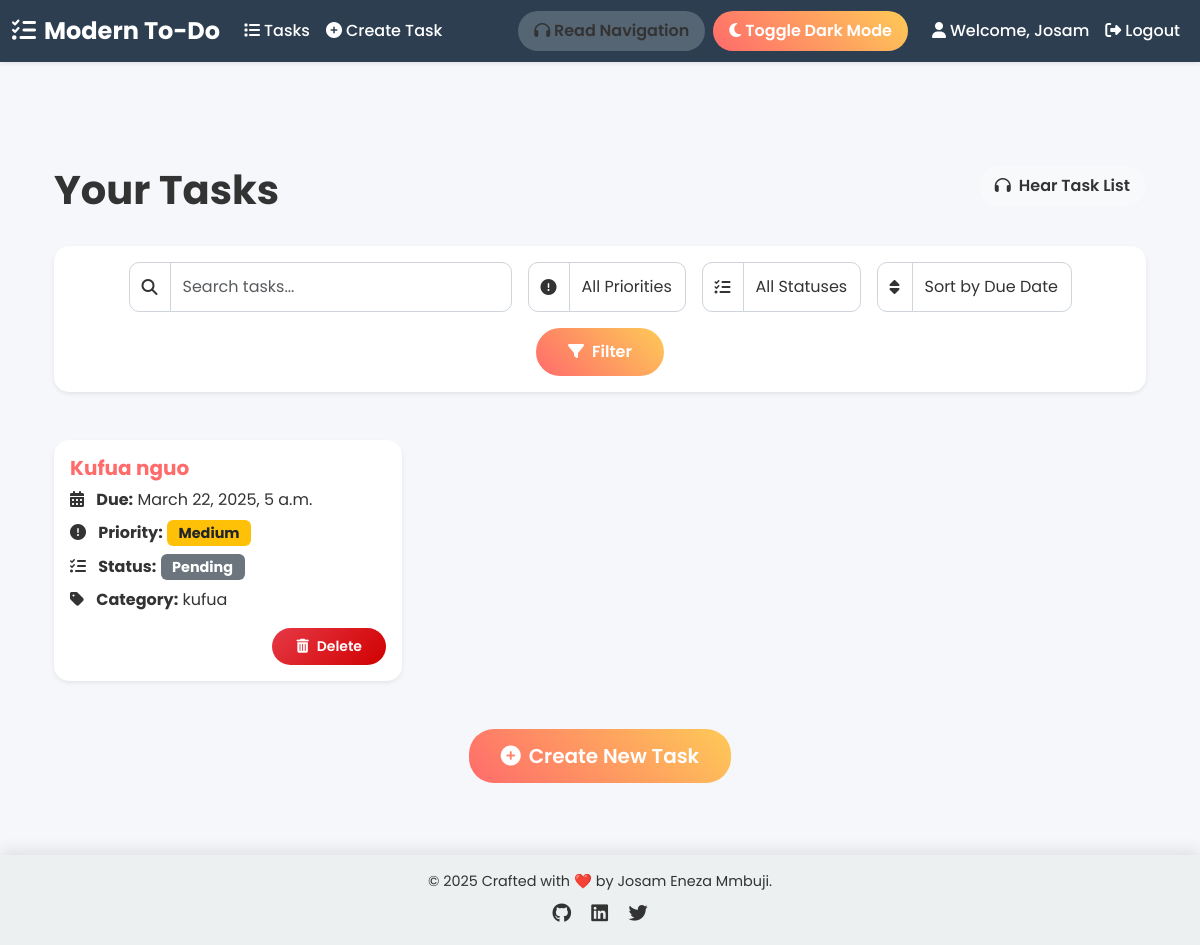
The page /tasks/ (signed in) on the database as committed earlier.
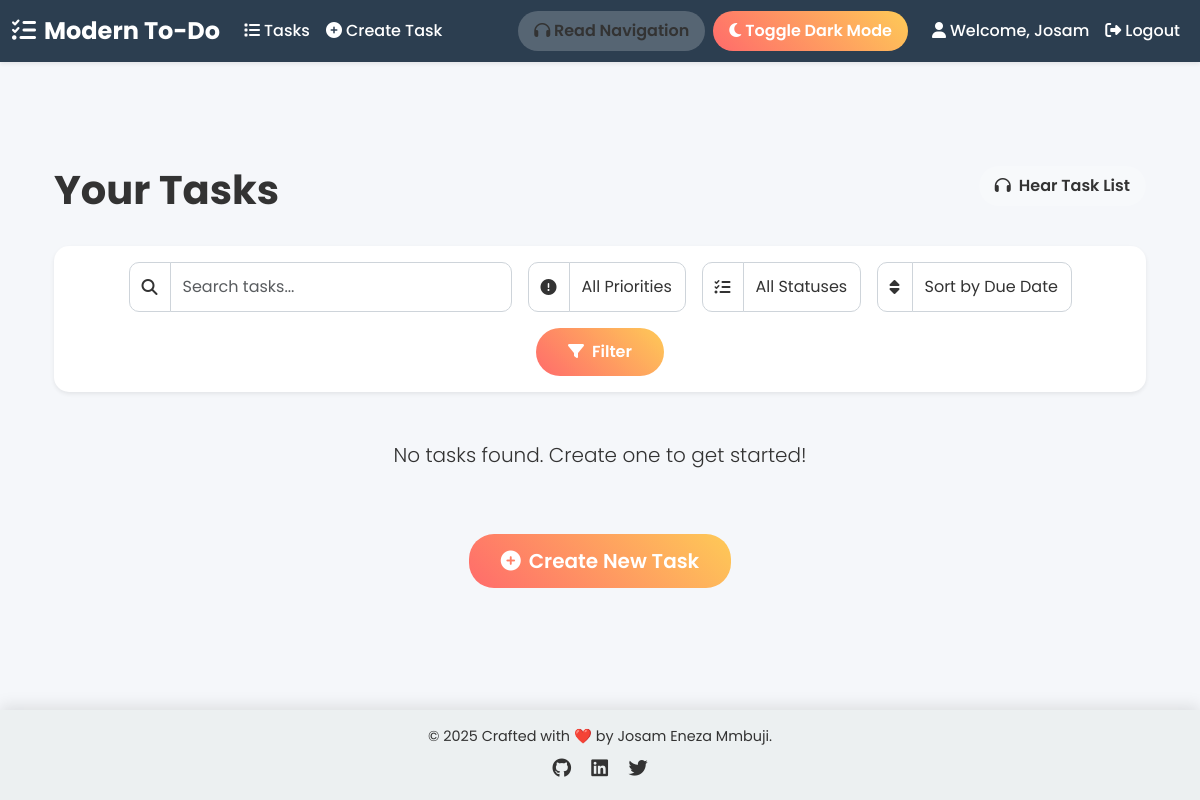
The same page on the database as committed later.
### tasks/models.py (models this page shows, shortened)
class Task(models.Model):
    category = models.CharField(max_length=50, blank=True, null=True)
    PRIORITY_CHOICES = [
        ('low', 'Low'),
        ('medium', 'Medium'),
        ('high', 'High'),
    ]
    STATUS_CHOICES = [
        ('pending', 'Pending'),
        ('in_progress', 'In Progress'),
        ('completed', 'Completed'),
    ]
    title = models.CharField(max_length=200)
    description = models.TextField(blank=True, null=True)
    due_date = models.DateTimeField(blank=True, null=True)
    priority = models.CharField(max_length=10, choices=PRIORITY_CHOICES, default='medium')
    status = models.CharField(max_length=20, choices=STATUS_CHOICES, default='pending')
    user = models.ForeignKey(User, on_delete=models.CASCADE)
    created_at = models.DateTimeField(auto_now_add=True)
    updated_at = models.DateTimeField(auto_now=True)

### tasks/views.py (the view)
# urls.py: path('', views.task_list, name='task_list'),
@login_required
def task_list(request):
    search_query = request.GET.get('search', '')
    priority_filter = request.GET.get('priority', '')
    status_filter = request.GET.get('status', '')
    sort_by = request.GET.get('sort_by', '')
    tasks = Task.objects.filter(user=request.user)
    if search_query:
        tasks = tasks.filter(title__icontains=search_query)
    if priority_filter:
        tasks = tasks.filter(priority=priority_filter)
    if status_filter:
        tasks = tasks.filter(status=status_filter)
    if sort_by:
        tasks = tasks.order_by(sort_by)
    else:
        tasks = tasks.order_by('due_date')
    paginator = Paginator(tasks, 9)
    page_number = request.GET.get('page')
    page_obj = paginator.get_page(page_number)
    return render(request, 'task_list.html', {'tasks': page_obj})

### tasks/templates/tasks/task_list.html (shortened to what the changed rows need)
{% extends 'base.html' %}
{% block content %}
<div class="container py-5">
    <div class="row mb-4">
        <div class="col-md-8">
            <h1 class="fw-bold text-center text-md-start" style="color: var(--text-color); font-size: 2.5rem; animation: fadeInUp 0.5s ease-in-out;">
                Your Tasks
            </h1>
        </div>
    </div>
    <div class="row g-4">
        {% for task in tasks %}
            <div class="col-lg-4 col-md-6">
                <div class="card h-100 shadow-sm" style="background: var(--card-bg); color: var(--card-text); border: none; border-radius: 15px; transition: var(--transition); animation: fadeInUp 0.5s ease-in-out;">
                    <div class="card-body d-flex flex-column">
                        <h5 class="card-title fw-bold" style="color: var(--accent-color);">
                            <a href="{% url 'task_update' task.pk %}" style="color: inherit; text-decoration: none;">{{ task.title }}</a>
                        </h5>
                        <p class="card-text mb-2" style="color: var(--card-text);">
                            <i class="fas fa-calendar-alt me-2"></i>
                            <strong>Due:</strong> {{ task.due_date }} {% if task.due_soon %}<span class="text-danger"> - Due soon!</span>{% endif %}
                        </p>
                        <p class="card-text mb-2" style="color: var(--card-text);">
                            <i class="fas fa-exclamation-circle me-2"></i>
                            <strong>Priority:</strong>
                            {% if task.priority == "high" %}
                                <span class="badge bg-danger">High</span>
                            {% elif task.priority == "medium" %}
                                <span class="badge bg-warning text-dark">Medium</span>
                            {% else %}
                                <span class="badge bg-success">Low</span>
                            {% endif %}
                        </p>
                        <p class="card-text mb-2" style="color: var(--card-text);">
                            <i class="fas fa-tasks me-2"></i>
                            <strong>Status:</strong>
                            {% if task.status == "pending" %}
                                <span class="badge bg-secondary">Pending</span>
                            {% elif task.status == "in_progress" %}
                                <span class="badge bg-info text-dark">In Progress</span>
                            {% else %}
                                <span class="badge bg-success">Completed</span>
                            {% endif %}
                        </p>
                        <p class="card-text mb-3" style="color: var(--card-text);">
                            <i class="fas fa-tag me-2"></i>
                            <strong>Category:</strong> {{ task.category|default:"None" }}
                        </p>
                        <div class="mt-auto d-flex justify-content-end">
                            <a href="{% url 'task_delete' task.pk %}" class="btn btn-sm" style="background: linear-gradient(135deg, #e63946, #d00000); color: #fff; border: none; padding: 0.5rem 1.5rem; border-radius: 20px; font-weight: 600; transition: var(--transition);">
                                <i class="fas fa-trash-alt me-2"></i>Delete
                            </a>
                        </div>
                    </div>
                </div>
            </div>
        {% empty %}
            <div class="col-12 text-center">
                <p class="lead" style="color: var(--card-text); animation: fadeInUp 0.5s ease-in-out;">
                    No tasks found. Create one to get started!
                </p>
            </div>
        {% endfor %}
    </div>
</div>
{% endblock %}

Rows that differ between the two databases and show on the page:
removed Task: title "Kufua nguo", due_date "March 22, 2025, 5 a.m.", priority "Medium", status "Pending", category "kufua"
Other text that changed with them:
text now shown: "No tasks found. Create one to get started!"
